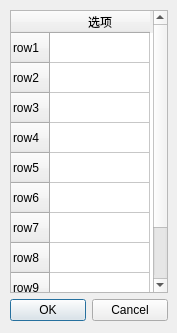
<?xml version="1.0" encoding="UTF-8"?>
<ui version="4.0">
 <class>Form</class>
 <widget class="QWidget" name="Form">
  <property name="geometry">
   <rect>
    <x>0</x>
    <y>0</y>
    <width>177</width>
    <height>333</height>
   </rect>
  </property>
  <property name="请选择一个或多个选项">
   <string>Form</string>
  </property>
  <widget class="QWidget" name="verticalLayoutWidget">
   <property name="geometry">
    <rect>
     <x>10</x>
     <y>10</y>
     <width>158</width>
     <height>311</height>
    </rect>
   </property>
   <layout class="QVBoxLayout" name="verticalLayout">
    <item>
     <widget class="QTableWidget" name="tableWidget">
      <row>
       <property name="text">
        <string>row1</string>
       </property>
      </row>
      <row>
       <property name="text">
        <string>row2</string>
       </property>
      </row>
      <row>
       <property name="text">
        <string>row3</string>
       </property>
      </row>
      <row>
       <property name="text">
        <string>row4</string>
       </property>
      </row>
      <row>
       <property name="text">
        <string>row5</string>
       </property>
      </row>
      <row>
       <property name="text">
        <string>row6</string>
       </property>
      </row>
      <row>
       <property name="text">
        <string>row7</string>
       </property>
      </row>
      <row>
       <property name="text">
        <string>row8</string>
       </property>
      </row>
      <row>
       <property name="text">
        <string>row9</string>
       </property>
      </row>
      <row>
       <property name="text">
        <string>row10</string>
       </property>
      </row>
      <column>
       <property name="text">
        <string>选项</string>
       </property>
      </column>
     </widget>
    </item>
    <item>
     <widget class="QDialogButtonBox" name="buttonBox">
      <property name="standardButtons">
       <set>QDialogButtonBox::Cancel|QDialogButtonBox::Ok</set>
      </property>
     </widget>
    </item>
   </layout>
  </widget>
 </widget>
 <resources/>
 <connections/>
</ui>
